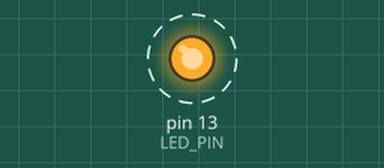
Bench run of a sketch on a simulated Arduino Uno, built with avr-gcc and run on an emulated ATmega328P. Shown: output pins drawn as LEDs (lit = HIGH). Dashed ring = blinking.

Above: at 0.2 s.
Timing chart, 0 to 3.0 s (numbered marks = the images above):
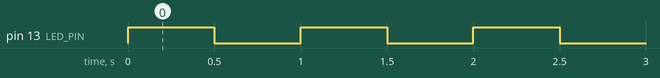

The sketch:

v1.0_basic_blink.ino
```cpp
/*
 * ---------------------------------------------------------
 *  Sketch  : v1.0_basic_blink.ino
 *  Version : 1.0
 * ---------------------------------------------------------
 *  Description:
 *    Baseline blink sketch. Blinks the onboard LED with a
 *    500ms ON / 500ms OFF interval (twice as fast as the
 *    default Arduino Blink example).
 * ---------------------------------------------------------
 */

const int LED_PIN = LED_BUILTIN;
const int BLINK_DELAY_MS = 500;

void setup() {
  pinMode(LED_PIN, OUTPUT);
}

void loop() {
  digitalWrite(LED_PIN, HIGH);
  delay(BLINK_DELAY_MS);

  digitalWrite(LED_PIN, LOW);
  delay(BLINK_DELAY_MS);
}
```

Measured:
- by itself, pin 13 (LED_PIN): alternates HIGH for 0.50 s and LOW for 0.50 s
